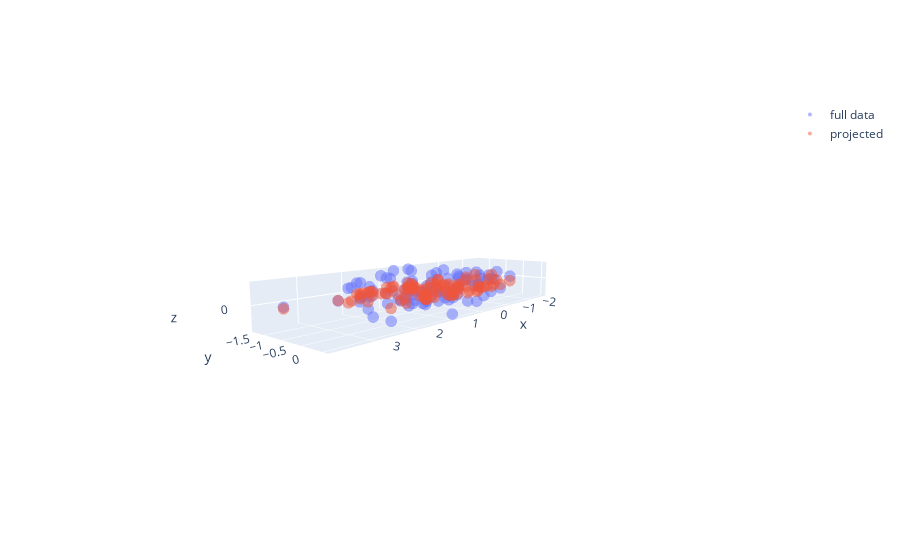

Notebook code cell kept with this figure:
### Code cell
fig = go.Figure(data=[(go.Scatter3d(x=new_data_all[:,0], y=new_data_all[:,1], z=new_data_all[:,2],
        mode='markers', marker=dict(size=4,opacity=0.5), name="full data" ))])
fig.add_trace(go.Scatter3d(x=new_data_proj[:,0], y=new_data_proj[:,1], z=new_data_proj[:,0]*0,
        mode='markers', marker=dict(size=4,opacity=0.5), name="projected" ) )
fig.update_layout(scene_aspectmode='data')
fig.show()
